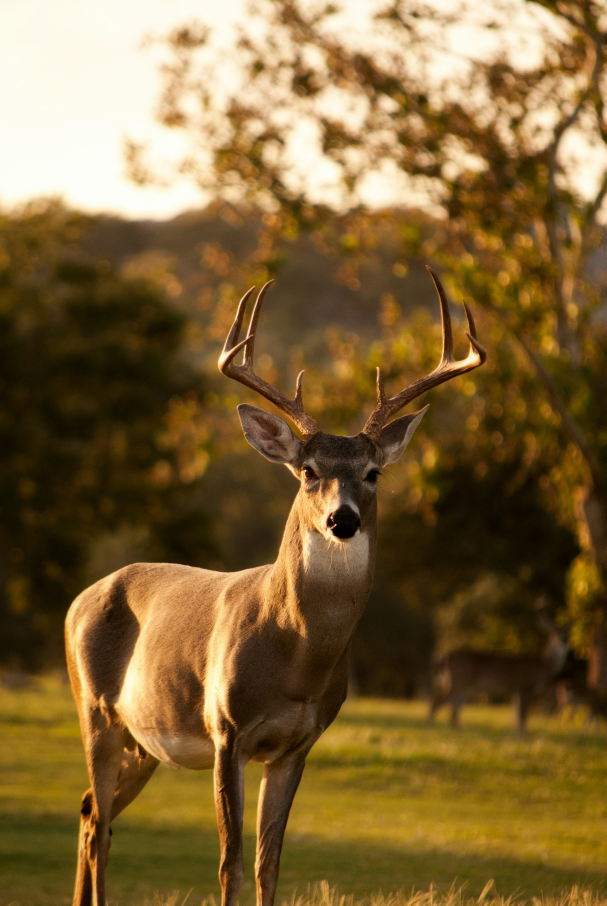
#> input picture Assets/Photos/red_deer.jpg, 2425 x 3622 px (shown at 1/4 size)
$ python rotate_image.py
#> lines starting #> are read from the running program, lines starting #| are printed output that depends on the picture
#> further down, image is the input picture: shape (3622, 2425, 3); mean B, G, R 55.7, 100, 126
### utils.py
import cv2 as cv
import numpy as np

# [4 lines left out: function translate, not called in this run]

def rescaleFrame(frame:cv.Mat,scale=0.75):
#> called with scale = 0.25
    width = int(frame.shape[1] * scale)
#> width = 606
    height = int(frame.shape[0] * scale)
#> height = 905
    dimension  = (width,height)
#> dimension = (606, 905)

    return cv.resize(frame, dsize=dimension, interpolation=cv.INTER_AREA)
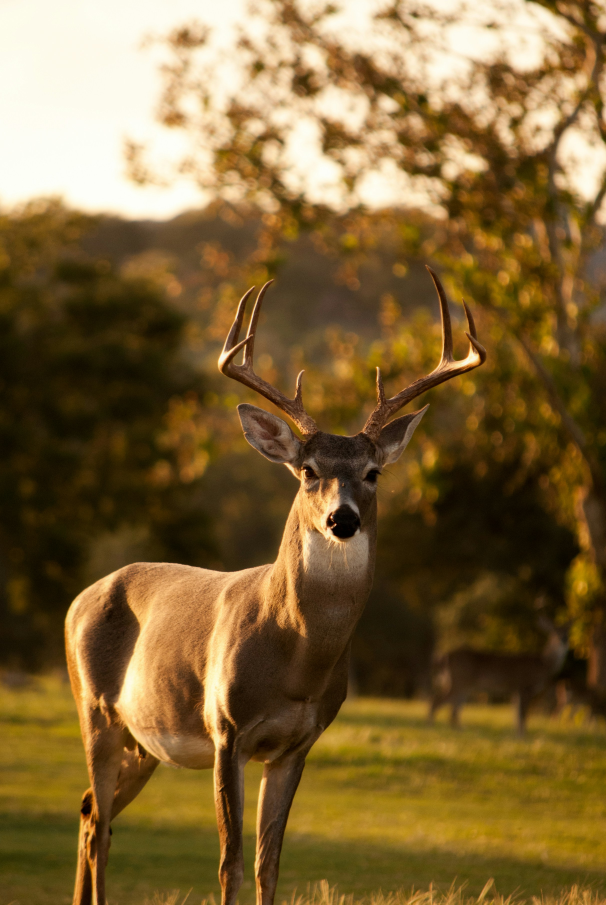
#> returned value: shape (905, 606, 3); mean of channels 0, 1, 2 55.7, 100, 126; drawn as B, G, R

def rotateFrame(frame:cv.Mat,angle,rotationPoint=None):
#> called with angle = -45
    (height,width) = frame.shape[:2]
#> height = 905; width = 606

    if rotationPoint is None:
        rotationPoint = (width//2,height//2)
#> rotationPoint = (303, 452)

    rotMat = cv.getRotationMatrix2D(rotationPoint,angle,1)
    dimensions = (width,height)
#> dimensions = (606, 905)

    return cv.warpAffine(frame,rotMat,dimensions)
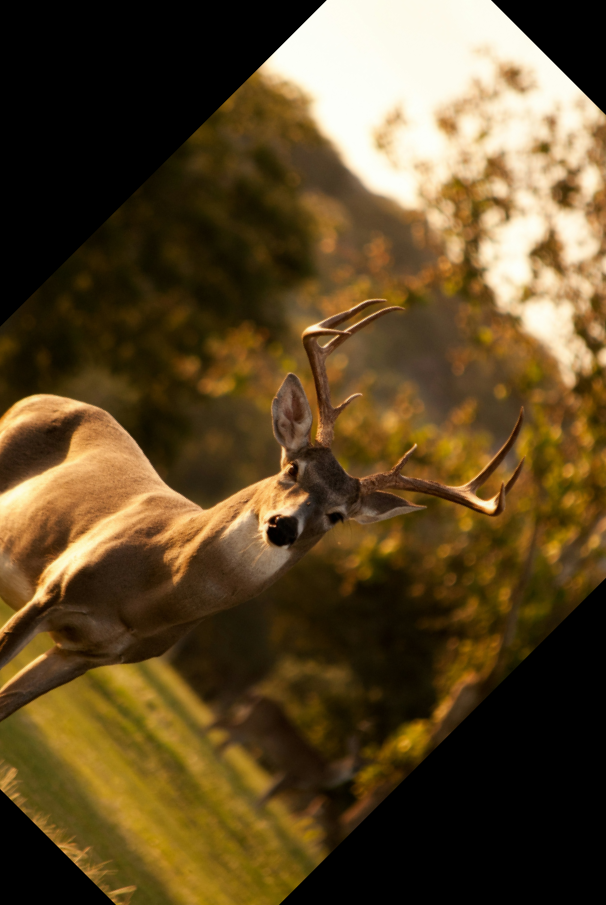
#> returned value: shape (905, 606, 3); mean of channels 0, 1, 2 40, 73.2, 93; drawn as B, G, R

### rotate_image.py
import cv2 as cv
from utils import rescaleFrame
from utils import rotateFrame

image = cv.imread("Assets/Photos/red_deer.jpg")
resized_image = rescaleFrame(image,scale=0.25)

cv.imshow("Red Deer",resized_image)

rotate = rotateFrame(resized_image,-45)
cv.imshow("Rotate",rotate)

cv.waitKey(0)

$ run again, with Assets/Photos/michael_scofield.jpg copied over Assets/Photos/red_deer.jpg
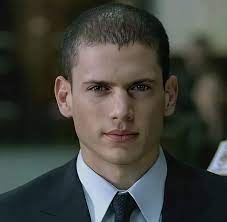
#> input picture Assets/Photos/michael_scofield.jpg, 227 x 222 px
#> image is the input picture: shape (222, 227, 3); mean B, G, R 61.5, 67.5, 66.7
#> in rescaleFrame, `return cv.resize(frame, dsize=dimension, interpolation=cv.INTER_AREA)`:
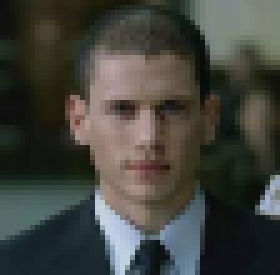
#> returned value: shape (55, 56, 3) (shown 5 times larger); mean of channels 0, 1, 2 61.5, 67.5, 66.7; drawn as B, G, R
#> in rotateFrame, `return cv.warpAffine(frame,rotMat,dimensions)`:
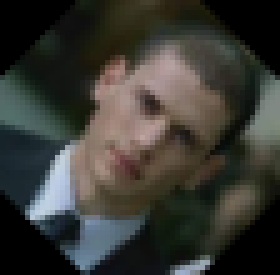
#> returned value: shape (55, 56, 3) (shown 5 times larger); mean of channels 0, 1, 2 51.8, 57, 57.4; drawn as B, G, R
